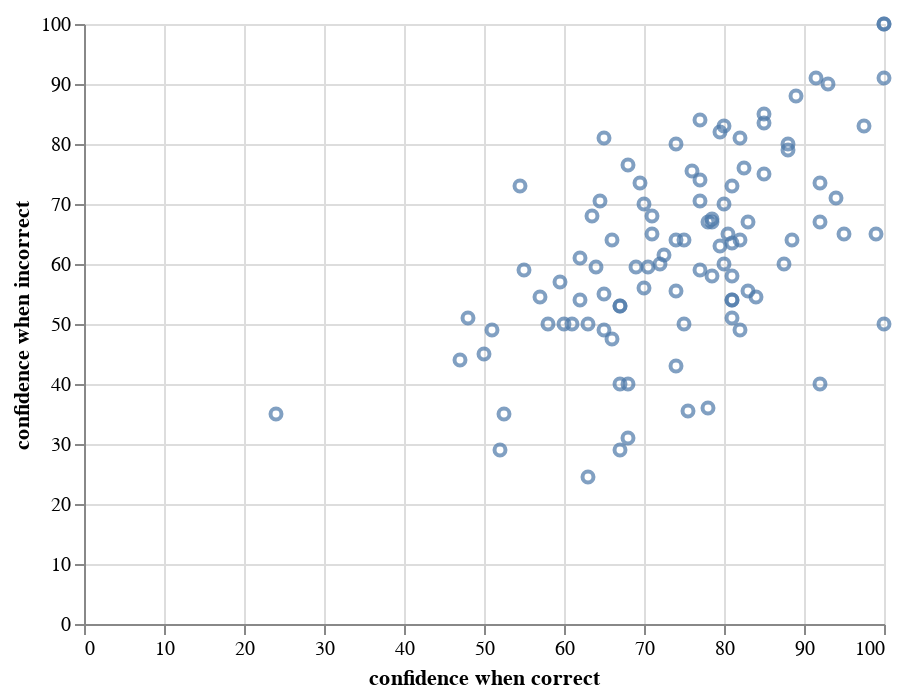

Write notebook code for a chart like this one.
### Markdown cell above
## Altair data types

When making a plot, we should specify the type of data we are encountering. For example, the `confidence when incorrect` consists of `float`s, so these are **quantitative**. By contrast, the `gender` column consists of only one of two strings. This column contains **nominative** data. The `sci` column consists of SCI scores, which can only take integer values. These data are not quantitative (in the sense of classifying data types), since they are discrete. Unlike the `gender` column, they do have an ordering, so the `sci` column contains **ordinal** data. Altair has a fourth data type, **temporal** which is used to describe columns in a data frame that have information about time.

Each data type has a shorthand that can be used in the specification. Here is a summary of the data types and their shorthand, taken largely from [Altair's docs](https://altair-viz.github.io/user_guide/encoding.html#data-types)

|Data Type|Shorthand Code|Description|
|:-- |:-- |:-- |
|quantitative|`Q`|continuous, real|
|ordinal|`O`|discrete, ordered|
|nominal|`N`|discrete, unordered category|
|temporal|`T`|time|

We can use the shorthand to specify data types by adding, e.g., `:Q` for quantitative data in an encoding. For example, a more complete specification for our plot is as follows (the output is the same, since Altair assumed a quantitative data type, but you should in general never count on Altair's inferences, but specify the data type yourself).

### Code cell
alt.Chart(df
    ).mark_point(
    ).encode(
        x='confidence when correct:Q',
        y='confidence when incorrect:Q')
